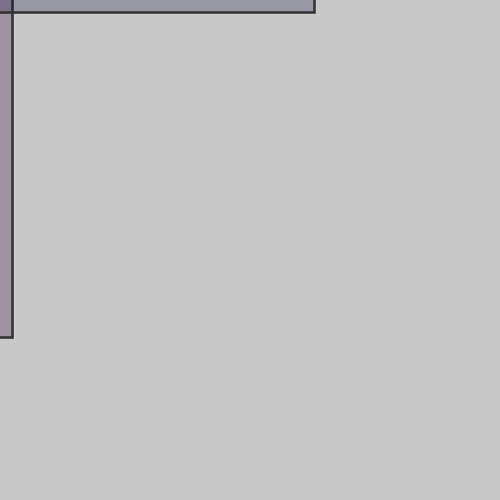
Frame 1 (no input)
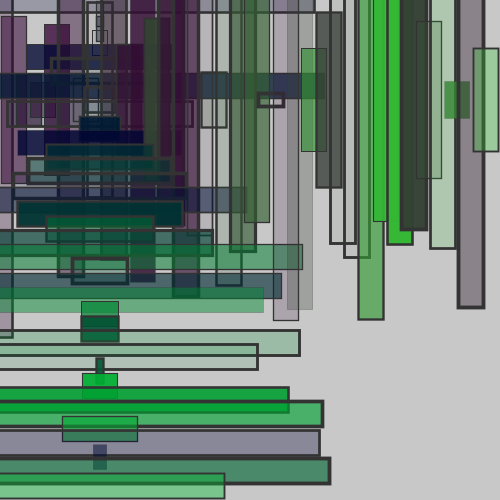
Frame 60 (the mouse pressed at the canvas centre just before this capture)
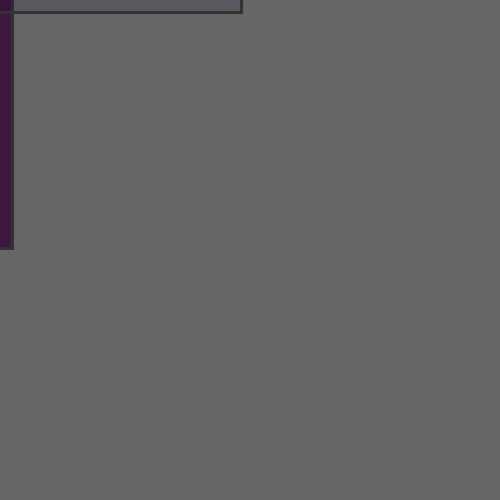
Frame 120 (the mouse held since frame 60 and released just before this capture)

The Processing sketch that drew these frames (run headless with seeded random() and noise(); from frame 60 on, the mouse is pressed at the canvas centre):

// Processing sketch: processing_38403
// ── processing_38403.pde

//  Tim Blanks
//  Drawing machine project
//  This program is a loop that uses a counter to determine the position of the
//  rectangles in either the x or y axis. It also uses randomness to determine
//  the length, fill & strokeweight of the rectangles.

void setup() {
  size(500,500);
  background(200);
  colorMode(RGB, width);
  rectMode(CENTER);
  frameRate(8);
}


float count = 0; 
float number = 35; //sets the limit of the count
    
void draw() {
  if(mousePressed) {
    count=0;
    background(200);
     }
  if (count < number) { 
    strokeWeight(random(4));
    stroke(100);
    fill(100, random(count/number) * width , 100, random(500));  
    rect(count * width/number, 100, 25, random(500));  // The count determines position along x axis
    fill(0, random(count/number) * width, 100, random(500));
    rect(100, count * width/number, random(500), 25);  //The count determines position along y axis      
 
  }
  
  count++; 
  
}
